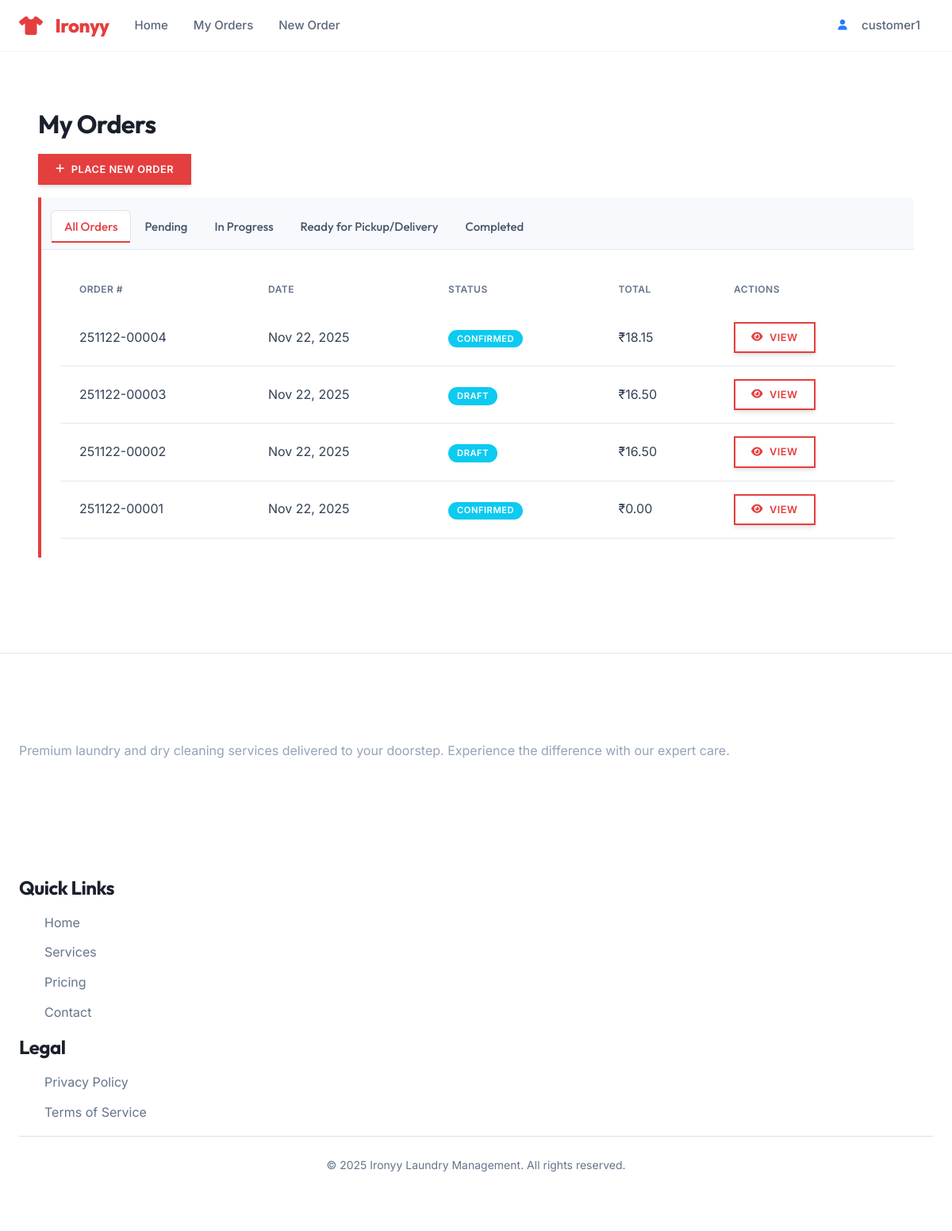
The page /orders/dashboard/ (signed in) on the database as committed earlier.
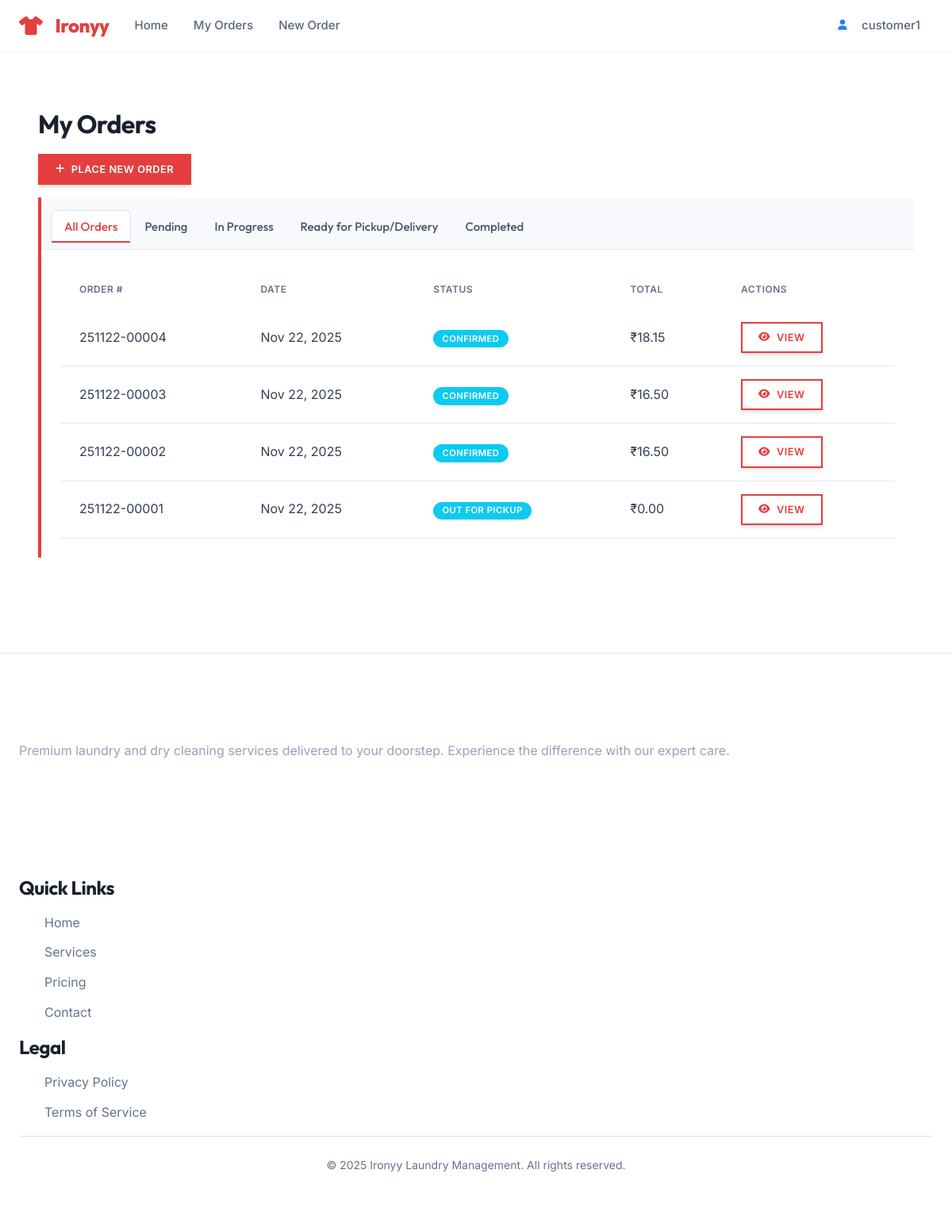
The same page on the database as committed later.
### accounts/models.py (models this page shows, shortened)
class User(AbstractUser):
    class Role(models.TextChoices):
        CUSTOMER = 'CUSTOMER', _('Customer')
        PRESS = 'PRESS', _('Press Person')
        DELIVERY = 'DELIVERY', _('Delivery Partner')
        ADMIN = 'ADMIN', _('Admin')
    username = None
    email = models.EmailField(
        _('email address'),
        unique=True,
        error_messages={
            'unique': _('A user with that email already exists.'),
        },
    )
    role = models.CharField(
        _('user role'),
        max_length=20,
        choices=Role.choices,
        default=Role.CUSTOMER,
        help_text=_('Designates the role of the user in the system.')
    )
    phone_regex = RegexValidator(
        regex=r'^\+?1?\d{9,15}$',
        message=_("Phone number must be entered in the format: '+999999999'. Up to 15 digits allowed.")
    )
    phone_number = models.CharField(
        _('phone number'),
        validators=[phone_regex],
        max_length=17,
        blank=True,
        null=True,
        help_text=_('Enter a valid phone number (e.g., +1234567890)')
    )
    is_active = models.BooleanField(
        _('active'),
        default=True,
        help_text=_(
            'Designates whether this user should be treated as active. '
            'Unselect this instead of deleting accounts.'
        ),
    )
    email_verified = models.BooleanField(
        _('email verified'),
        default=False,
        help_text=_('Designates whether this user has verified their email address.')
    )
    date_joined = models.DateTimeField(_('date joined'), default=timezone.now)
    last_login = models.DateTimeField(_('last login'), blank=True, null=True)
    updated_at = models.DateTimeField(_('updated at'), auto_now=True)
    USERNAME_FIELD = 'email'
    REQUIRED_FIELDS = ['first_name', 'last_name']
    objects = UserManager()
    class Meta(AbstractUser.Meta):
        verbose_name = _('user')
        verbose_name_plural = _('users')
        ordering = ['-date_joined']
        swappable = 'AUTH_USER_MODEL'
        permissions = [
            ('view_dashboard', 'Can view dashboard'),
            ('manage_users', 'Can manage users'),
            ('manage_orders', 'Can manage orders'),
        ]
    def get_short_name(self):
        return self.first_name or self.email.split('@')[0]
    @property
    def is_customer(self):
        return self.role == self.Role.CUSTOMER

### orders/models.py (models this page shows, shortened)
class Order(models.Model):
    class Status(models.TextChoices):
        DRAFT = 'draft', _('Draft')
        PENDING = 'pending', _('Pending Payment')
        CONFIRMED = 'confirmed', _('Confirmed')
        SCHEDULED_FOR_PICKUP = 'scheduled_for_pickup', _('Scheduled for Pickup')
        OUT_FOR_PICKUP = 'out_for_pickup', _('Out for Pickup')
        PICKED_UP = 'picked_up', _('Picked Up')
        PROCESSING = 'processing', _('In Progress')
        READY = 'ready', _('Ready for Delivery')
        OUT_FOR_DELIVERY = 'out_for_delivery', _('Out for Delivery')
        COMPLETED = 'completed', _('Completed')
        CANCELLED = 'cancelled', _('Cancelled')
        REFUNDED = 'refunded', _('Refunded')
        FAILED = 'failed', _('Failed')
    class PaymentStatus(models.TextChoices):
        PENDING = 'pending', _('Pending')
        AUTHORIZED = 'authorized', _('Authorized')
        PAID = 'paid', _('Paid')
        PARTIALLY_REFUNDED = 'partially_refunded', _('Partially Refunded')
        REFUNDED = 'refunded', _('Refunded')
        VOIDED = 'voided', _('Voided')
        FAILED = 'failed', _('Failed')
    class DeliveryType(models.TextChoices):
        PICKUP = 'pickup', _('Pickup')
        DELIVERY = 'delivery', _('Delivery')
    customer = models.ForeignKey(
        User,
        on_delete=models.PROTECT,
        related_name='orders',
        verbose_name=_('customer')
    )
    order_number = models.CharField(
        _('order number'),
        max_length=20,
        unique=True,
        db_index=True
    )
    status = models.CharField(
        _('status'),
        max_length=20,
        choices=Status.choices,
        default=Status.DRAFT,
        db_index=True
    )
    payment_status = models.CharField(
        _('payment status'),
        max_length=20,
        choices=PaymentStatus.choices,
        default=PaymentStatus.PENDING,
        db_index=True
    )
    delivery_type = models.CharField(
        _('delivery type'),
        max_length=10,
        choices=DeliveryType.choices,
        default=DeliveryType.PICKUP
    )
    pickup_address = models.TextField(_('pickup address'), blank=True)
    delivery_address = models.TextField(_('delivery address'), blank=True)
    preferred_pickup_date = models.DateField(_('preferred pickup date'), null=True, blank=True)
    preferred_delivery_date = models.DateField(_('preferred delivery date'), null=True, blank=True)
    subtotal = models.DecimalField(
        _('subtotal'),
        max_digits=10,
        decimal_places=2,
        default=Decimal('0.00')
    )
    tax_amount = models.DecimalField(
        _('tax amount'),
        max_digits=10,
        decimal_places=2,
        default=Decimal('0.00')
    )
    shipping_cost = models.DecimalField(
        _('shipping cost'),
        max_digits=10,
        decimal_places=2,
        default=Decimal('0.00')
    )
    discount_amount = models.DecimalField(
        _('discount amount'),
        max_digits=10,
        decimal_places=2,
        default=Decimal('0.00')
    )
    total_amount = models.DecimalField(
        _('total amount'),
        max_digits=10,
        decimal_places=2,
        default=Decimal('0.00')
    )
    assigned_staff = models.ForeignKey(
        User,
        on_delete=models.SET_NULL,
        null=True,
        blank=True,
        related_name='assigned_orders',
        verbose_name=_('assigned staff')
    )
    delivery_person = models.ForeignKey(
        User,
        on_delete=models.SET_NULL,
        null=True,
        blank=True,
        related_name='delivery_orders',
        verbose_name=_('delivery person')
    )
    created_at = models.DateTimeField(_('created at'), auto_now_add=True)
    updated_at = models.DateTimeField(_('updated at'), auto_now=True)
    confirmed_at = models.DateTimeField(_('confirmed at'), null=True, blank=True)
    completed_at = models.DateTimeField(_('completed at'), null=True, blank=True)
    cancelled_at = models.DateTimeField(_('cancelled at'), null=True, blank=True)
    special_instructions = models.TextField(_('special instructions'), blank=True)
    internal_notes = models.TextField(_('internal notes'), blank=True)
    cancellation_reason = models.TextField(_('cancellation reason'), blank=True)
    payment_method = models.CharField(_('payment method'), max_length=50, blank=True)
    payment_reference = models.CharField(_('payment reference'), max_length=100, blank=True)
    payment_date = models.DateTimeField(_('payment date'), null=True, blank=True)
    class Meta:
        ordering = ['-created_at']

### orders/views_dashboards.py (the view, shortened to what this page needs)
# urls.py: path('dashboard/', CustomerDashboardView.as_view(), name='customer_dashboard'),
class CustomerDashboardView(LoginRequiredMixin, ListView):
    model = Order
    template_name = 'orders/customer_dashboard.html'
    context_object_name = 'orders'
    paginate_by = 10
    def get_queryset(self):
        queryset = Order.objects.filter(customer=self.request.user)
        status = self.request.GET.get('status')
        return queryset.order_by('-created_at')
    def get_context_data(self, **kwargs):
        context = super().get_context_data(**kwargs)
        context['active_tab'] = 'dashboard'
        return context

### orders/templates/orders/customer_dashboard.html (shortened to what this page needs)
{% extends 'orders/base_orders.html' %}
{% load static %}
{% block content %}
<div class="container mt-4">
    <div class="row">
        <div class="col-md-12">
            <h2>My Orders</h2>
            <a href="{% url 'orders:create' %}" class="btn btn-primary mb-3">
                <i class="fas fa-plus"></i> Place New Order
            </a>
            <div class="card">
                <div class="card-header">
                    <ul class="nav nav-tabs card-header-tabs">
                        <li class="nav-item">
                            <a class="nav-link {% if not request.GET.status %}active{% endif %}"
                               href="{% url 'orders:customer_dashboard' %}">All Orders</a>
                        </li>
                        <li class="nav-item">
                            <a class="nav-link {% if request.GET.status == 'pending' %}active{% endif %}"
                               href="?status=pending">Pending</a>
                        </li>
                        <li class="nav-item">
                            <a class="nav-link {% if request.GET.status == 'in_progress' %}active{% endif %}"
                               href="?status=in_progress">In Progress</a>
                        </li>
                        <li class="nav-item">
                            <a class="nav-link {% if request.GET.status == 'ready' %}active{% endif %}"
                               href="?status=ready">Ready for Pickup/Delivery</a>
                        </li>
                        <li class="nav-item">
                            <a class="nav-link {% if request.GET.status == 'completed' %}active{% endif %}"
                               href="?status=completed">Completed</a>
                        </li>
                    </ul>
                </div>
                <div class="card-body">
                    {% if orders %}
                        <div class="table-responsive">
                            <table class="table table-hover">
                                <thead>
                                    <tr>
                                        <th>Order #</th>
                                        <th>Date</th>
                                        <th>Status</th>
                                        <th>Total</th>
                                        <th>Actions</th>
                                    </tr>
                                </thead>
                                <tbody>
                                    {% for order in orders %}
                                    <tr>
                                        <td>{{ order.order_number }}</td>
                                        <td>{{ order.created_at|date:"M d, Y" }}</td>
                                        <td>
                                            <span class="badge {% if order.status == 'completed' %}bg-success{% elif order.status == 'cancelled' %}bg-danger{% else %}bg-info{% endif %}">
                                                {{ order.get_status_display }}
                                            </span>
                                        </td>
                                        <td>₹{{ order.total_amount|floatformat:2 }}</td>
                                        <td>
                                            <a href="{% url 'orders:detail' order.pk %}" class="btn btn-sm btn-outline-primary">
                                                <i class="fas fa-eye"></i> View
                                            </a>
                                        </td>
                                    </tr>
                                    {% endfor %}
                                </tbody>
                            </table>
                        </div>
                    {% endif %}
                </div>
            </div>
        </div>
    </div>
</div>
{% endblock %}

### templates/base.html (shortened to what this page needs)
<!DOCTYPE html>
{% load static %}
<html lang="en">
<head>
    <link href="https://cdn.jsdelivr.net/npm/bootstrap@5.3.0/dist/css/bootstrap.min.css" rel="stylesheet">
    <link href="https://cdnjs.cloudflare.com/ajax/libs/font-awesome/6.0.0/css/all.min.css" rel="stylesheet">
    <link href="{% static 'css/style.css' %}" rel="stylesheet">
    {% block extra_css %}{% endblock %}
</head>
<body>
    <nav class="navbar navbar-expand-lg">
        <div class="container">
            <a class="navbar-brand" href="{% url 'dashboard:home' %}">
                <i class="fas fa-tshirt me-2"></i>Ironyy
            </a>
            <div class="collapse navbar-collapse" id="navbarNav">
                <ul class="navbar-nav me-auto">
                    <li class="nav-item">
                        <a class="nav-link" href="{% url 'dashboard:home' %}">Home</a>
                    </li>
                    {% if user.is_authenticated %}
                    <li class="nav-item">
                        <a class="nav-link" href="{% url 'dashboard:home' %}">
                            {% if user.is_customer %}My Orders{% else %}Dashboard{% endif %}
                        </a>
                    </li>
                    {% if user.is_customer %}
                    <li class="nav-item">
                        <a class="nav-link" href="{% url 'orders:create' %}">New Order</a>
                    </li>
                    {% endif %}
                    {% endif %}
                </ul>
                <ul class="navbar-nav nav-actions">
                    {% if user.is_authenticated %}
                    <li class="nav-item dropdown">
                        <a class="nav-link dropdown-toggle" href="#" id="userDropdown" role="button"
                            data-bs-toggle="dropdown" aria-expanded="false">
                            <div class="d-inline-flex align-items-center gap-2">
                                <div class="avatar-circle bg-primary-50 text-primary rounded-circle d-flex align-items-center justify-content-center"
                                    style="width: 32px; height: 32px;">
                                    <i class="fas fa-user small"></i>
                                </div>
                                <span>{{ user.get_short_name|default:user.email }}</span>
                            </div>
                        </a>
                    </li>
                    {% endif %}
                </ul>
            </div>
        </div>
    </nav>
    <main class="py-5">
        <div class="container">
            {% block content %}{% endblock %}
        </div>
    </main>
    <footer class="site-footer">
        <div class="container">
            <div class="footer-content">
                <div class="footer-about">
                    <a href="{% url 'dashboard:home' %}" class="footer-logo">
                        <i class="fas fa-tshirt me-2"></i>Ironyy
                    </a>
                    <p class="footer-about-text">
                        Premium laundry and dry cleaning services delivered to your doorstep.
                        Experience the difference with our expert care.
                    </p>
                    <div class="footer-social">
                        <a href="#" class="social-link"><i class="fab fa-facebook-f"></i></a>
                        <a href="#" class="social-link"><i class="fab fa-twitter"></i></a>
                        <a href="#" class="social-link"><i class="fab fa-instagram"></i></a>
                    </div>
                </div>
                <div>
                    <h4 class="footer-title">Quick Links</h4>
                    <ul class="footer-menu">
                        <li><a href="{% url 'dashboard:home' %}"
                                class="text-decoration-none text-muted hover-primary">Home</a></li>
                        <li><a href="#" class="text-decoration-none text-muted hover-primary">Services</a></li>
                        <li><a href="#" class="text-decoration-none text-muted hover-primary">Pricing</a></li>
                        <li><a href="#" class="text-decoration-none text-muted hover-primary">Contact</a></li>
                    </ul>
                </div>
                <div>
                    <h4 class="footer-title">Legal</h4>
                    <ul class="footer-menu">
                        <li><a href="#" class="text-decoration-none text-muted hover-primary">Privacy Policy</a></li>
                        <li><a href="#" class="text-decoration-none text-muted hover-primary">Terms of Service</a></li>
                    </ul>
                </div>
            </div>
            <div class="border-top border-gray-800 pt-4 pb-4 text-center">
                <p class="mb-0 text-muted small">&copy; {% now "Y" %} Ironyy Laundry Management. All rights reserved.
                </p>
            </div>
        </div>
    </footer>
</body>
</html>

Rows that differ between the two databases and show on the page:
changed Order (number 2 of 4 on the later page): status "DRAFT" → "CONFIRMED"
changed Order (number 3 of 4 on the later page): status "DRAFT" → "CONFIRMED"
changed Order: status "CONFIRMED" → "OUT FOR PICKUP"
